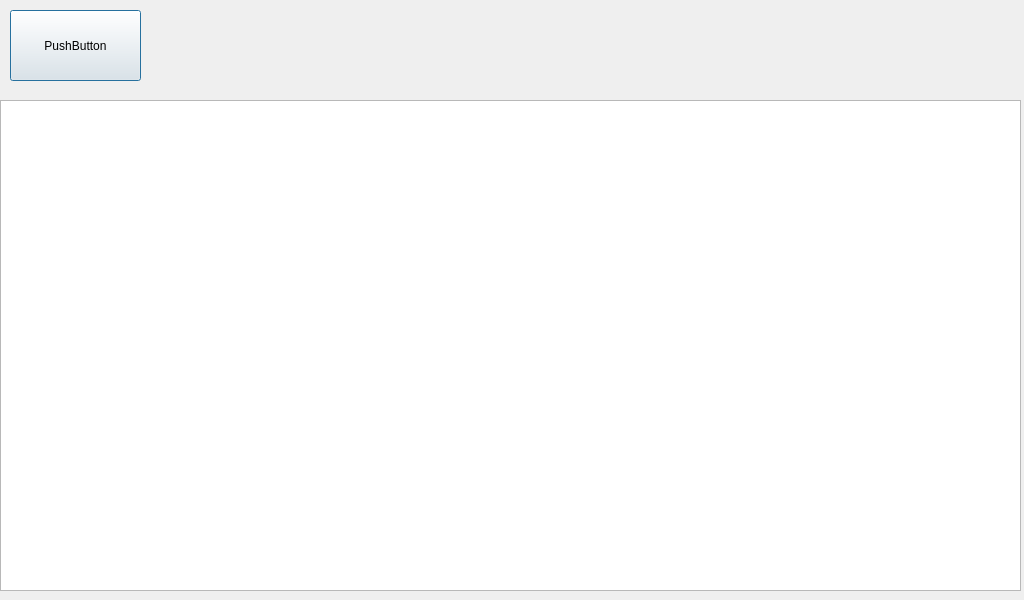
<?xml version="1.0" encoding="UTF-8"?>
<ui version="4.0">
 <class>Dialog</class>
 <widget class="QDialog" name="Dialog">
  <property name="geometry">
   <rect>
    <x>0</x>
    <y>0</y>
    <width>1024</width>
    <height>600</height>
   </rect>
  </property>
  <property name="windowTitle">
   <string>Dialog</string>
  </property>
  <widget class="QLabel" name="label">
   <property name="geometry">
    <rect>
     <x>0</x>
     <y>0</y>
     <width>1024</width>
     <height>600</height>
    </rect>
   </property>
   <property name="text">
    <string>TextLabel</string>
   </property>
  </widget>
  <widget class="QPushButton" name="button_back">
   <property name="geometry">
    <rect>
     <x>10</x>
     <y>10</y>
     <width>131</width>
     <height>71</height>
    </rect>
   </property>
   <property name="text">
    <string>PushButton</string>
   </property>
  </widget>
  <widget class="QTextBrowser" name="text">
   <property name="geometry">
    <rect>
     <x>0</x>
     <y>100</y>
     <width>1021</width>
     <height>491</height>
    </rect>
   </property>
   <property name="overwriteMode">
    <bool>true</bool>
   </property>
  </widget>
 </widget>
 <resources/>
 <connections/>
</ui>
